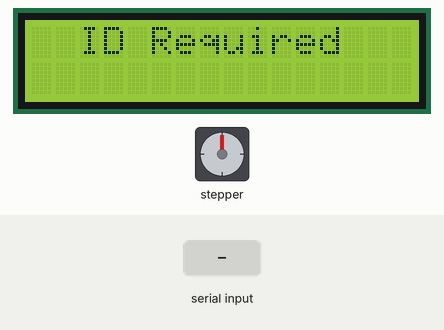
Bench run of a sketch on a simulated Arduino Mega 2560, built with avr-gcc and run on an emulated ATmega2560. Parts: 16×2 character LCD, stepper motor. The test bench sets the inputs (shaded band). Stepper angles assume 2048 steps per turn; what the sketch prints to the serial monitor is not drawn.

Above: at 1.2 s.
1.3 s: "Student1" received over the second serial link
At 1.82 s:
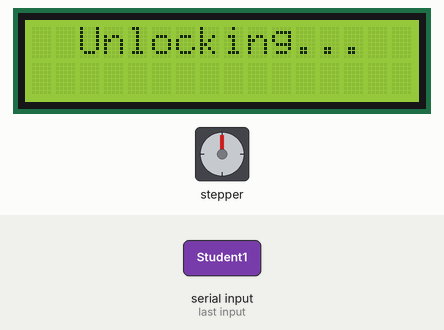
At 3.6 s:
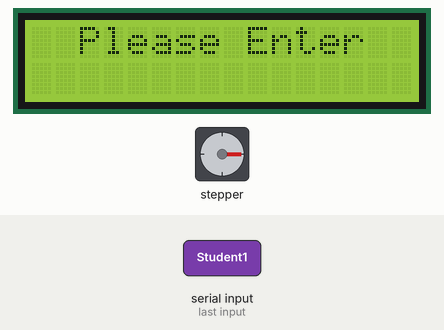
Timing chart, 0 to 6.7 s (numbered marks = the images above; inputs shaded):
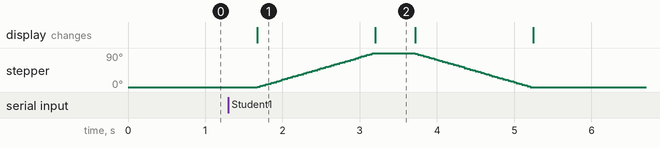

Measured:
- after the input at 1.3 s, stepper: turns 90° clockwise in 1.5 s, then 90° counter-clockwise in 1.5 s; the display: changes after 0.37 s (image 1)
- what the display in image 2 shows lasts 0.5 s, from 3.2 s to 3.7 s

The sketch:

Impact_Hacks_Tracker_Code.ino
```cpp
#include <LiquidCrystal_I2C.h>
LiquidCrystal_I2C lcd(0x27,16,2);  // set the LCD address to 0x3F for a 16 chars and 2 line display

#include <Stepper.h>
const int stepsPerRevolution = 2048;
// Wiring:
// Pin 8 to IN1 on the ULN2003 driver
// Pin 9 to IN2 on the ULN2003 driver
// Pin 10 to IN3 on the ULN2003 driver
// Pin 11 to IN4 on the ULN2003 driver
// Create stepper object called 'myStepper', note the pin order:
Stepper myStepper = Stepper(stepsPerRevolution, 8, 9, 10, 11);

void setup() {
  lcd.init();
  lcd.clear();
  lcd.backlight();      // Make sure backlight is on
  // Print a message on both lines of the LCD.
//  lcd.setCursor(2,0);   //Set cursor to character 2 on line 0
//  lcd.print("Hello world!");
//  lcd.setCursor(2,1);   //Move cursor to character 2 on line 1
//  lcd.print("LCD Tutorial");

  // Begin Serial communication at a baud rate of 9600:
  Serial.begin(9600);
  Serial1.begin(9600);
//  lock();
  Serial.println("0");

//  pinMode(22, OUTPUT);
  lcd.setCursor(2,0);   //Set cursor to character 2 on line 0
  lcd.print("ID Required");
}

boolean locked = true;
String answer;
String msg;

void loop() {

  Serial1.print("Connection");
//  Serial.println("Attempt");
  delay(500);
  //Read answer from slave
   while (Serial1.available()) {
   delay(10);
   if (Serial1.available() >0) {
     char c = Serial1.read();  //gets one byte from serial buffer
     answer += c; //makes the string readString
   }
 }
 //Send answer to monitor
  if(answer!=""){
//    Serial.print("Slave recieved : ");
//    Serial.println(answer);
    if (answer.indexOf("Student1")>-1 && locked == true){
      Serial.println("Student1");
      unlock();
      locked = false;
    }
    answer="";
  } else if (locked == false){
//    Serial.println("0");
    lock();
    locked = true;
  }

//  if(Serial.available() > 0)
//  {
//    String id = Serial.readString();      //Read the incoming data and store it into variable Incoming_value
//    Serial.print(id);        //Print Value of Incoming_value in Serial monitor
//    Serial.print("\n");        //New line
//    if (locked){
//      unlock();
//      locked = false;
//    }
//    delay(5000);
//  } else if (locked == false) {
//    lock();
//    locked = true;
//  }
}

void lock() {
//  digitalWrite(22, HIGH);
  lcd.clear();
  // Print a message on both lines of the LCD.
  lcd.setCursor(2,0);   //Set cursor to character 2 on line 0
  lcd.print("Locking...");

  // Rotate CW slowly at 5 RPM
  myStepper.setSpeed(10);
  myStepper.step(stepsPerRevolution*-1/4);

  lcd.clear();
  lcd.setCursor(2,0);   //Set cursor to character 2 on line 0
  lcd.print("ID Required");

//  for(int i=0;i<80;i++)
//  {
//    digitalWrite(22,HIGH);
//    delay(5);//wait for 1ms
//    digitalWrite(22,LOW);
//    delay(5);//wait for 1ms
//  }
//  delay(1000);
//  digitalWrite(22, HIGH);
//  delay(1000);
//  digitalWrite(22, LOW);
}

void unlock() {
  lcd.clear();
  // Print a message on both lines of the LCD.
  lcd.setCursor(2,0);   //Set cursor to character 2 on line 0
  lcd.print("Unlocking...");

  // Rotate CCW quickly at 10 RPM
  myStepper.setSpeed(10);
  myStepper.step(stepsPerRevolution/4);

  lcd.clear();
  lcd.setCursor(2,0);   //Set cursor to character 2 on line 0
  lcd.print("Please Enter");
}

// -----------------------------------------------------------------------------------------------

////#include <SoftwareSerial.h>
////
////SoftwareSerial ArduinoSlave(2,3);
//String answer;
//String msg;
//
//void setup(){
//
//  Serial.begin(9600);
//  Serial.println("ENTER Commands:");
//  ArduinoSlave.begin(9600);
////  ArduinoSlave.print("TEST FROM HERE");
//}
//
//void loop(){
//  //Read command from monitor
////  readSerialPort();
//  Serial1.print("Connection");
//  //Read answer from slave
//   while (Serial1.available()) {
//   delay(10);
//   if (ArduinoSlave.available() >0) {
//     char c = ArduinoSlave.read();  //gets one byte from serial buffer
//     answer += c; //makes the string readString
//   }
// }
// //Send answer to monitor
//  if(answer!=""){
//    Serial.print("Slave recieved : ");
//    Serial.println(answer);
//    answer="";
//  }
//// if (answer == "Student1"){
////  delay(5000);
//// }
// Serial.println("Student1");
// ArduinoSlave.print("Student1");
// delay(200);
//  //Send data to slave
////  if(msg!=""){
////    Serial.print("Master sent : ");
////    Serial.println(msg);
////    ArduinoSlave.print(msg);
////    msg="";
////  }
//}
//
//void readSerialPort(){
// while (Serial.available()) {
//   delay(10);
//   if (Serial.available() >0) {
//     char c = Serial.read();  //gets one byte from serial buffer
//     msg += c; //makes the string readString
//   }
// }
// Serial.flush();
//}
```
